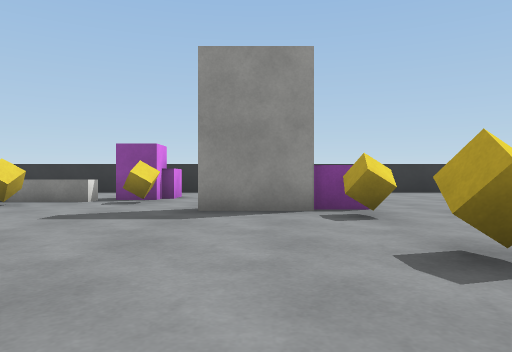
view 1 (above)

18 first-person views from a walk through a scene from a Unity 3-D project. The camera is 0.58 m above the floor, looks level and sees 70° across. The floor is counted in squares, 1 m on a side. Each view is taken from the middle of a square. On the plan, view 1 faces up. The plan holds only what a view shows up to about 10 squares ahead; the rest is blank. The player is left out. Surface patterns are stand-ins for the level's own textures.

view 2
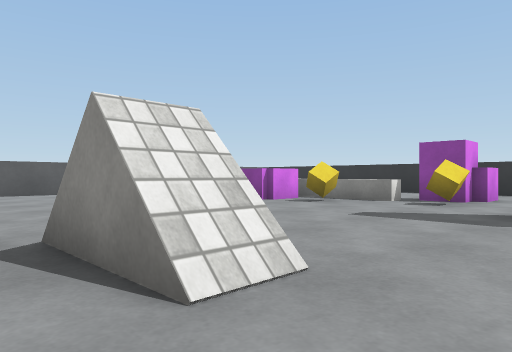

view 3
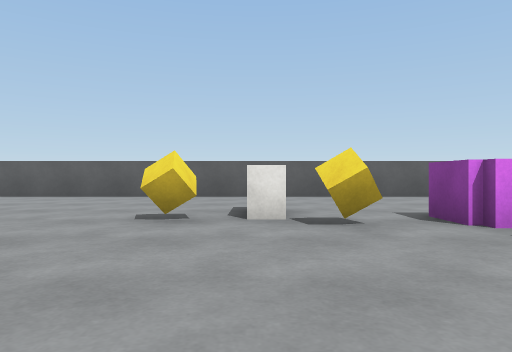

view 4
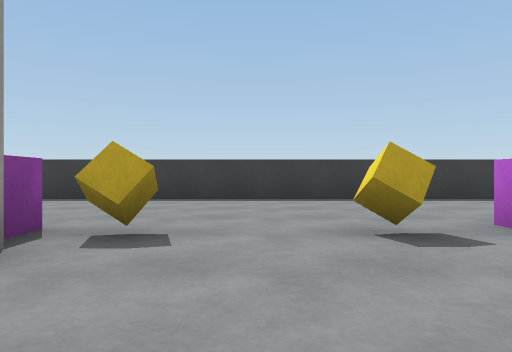

view 5
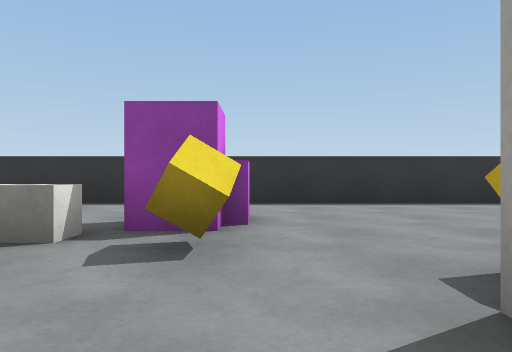

view 6
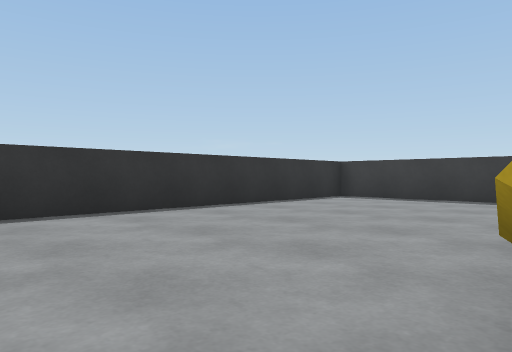

view 7
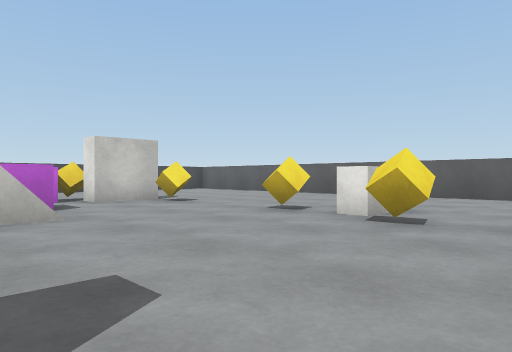

view 8
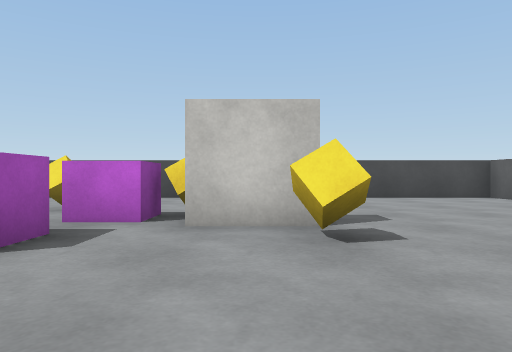

view 9
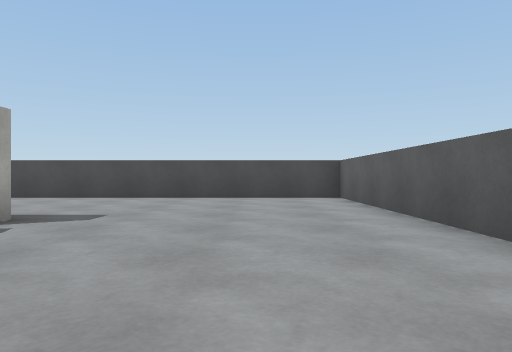

view 10
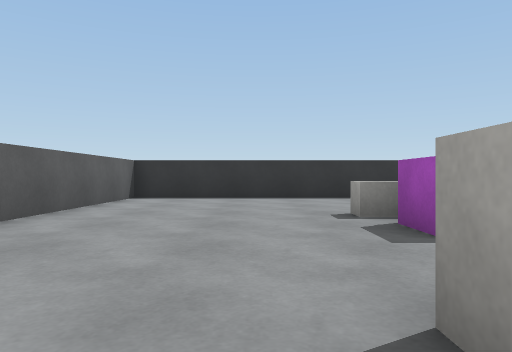

view 11
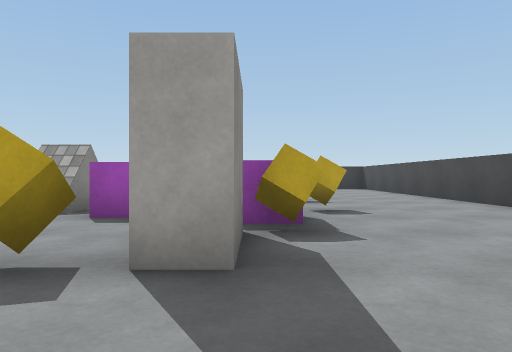

view 12
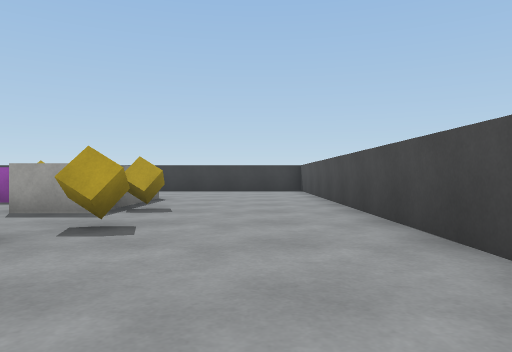

view 13
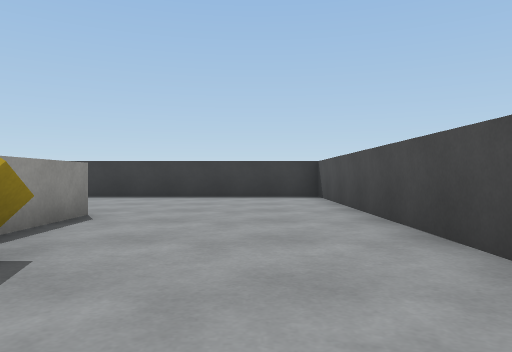

view 14
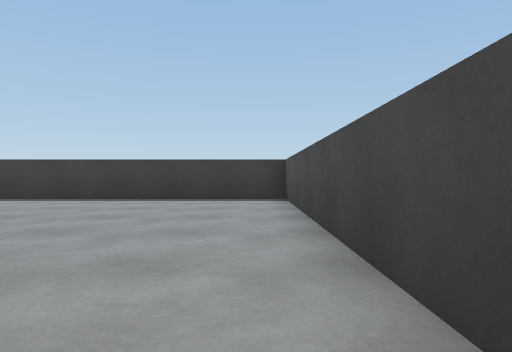

view 15
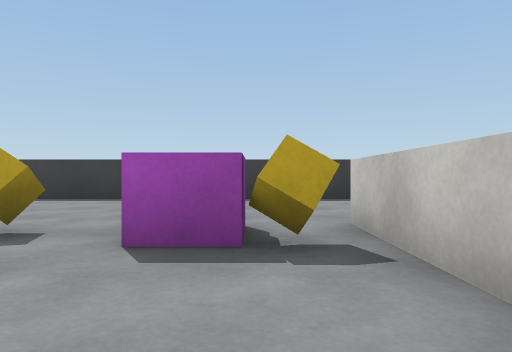

view 16
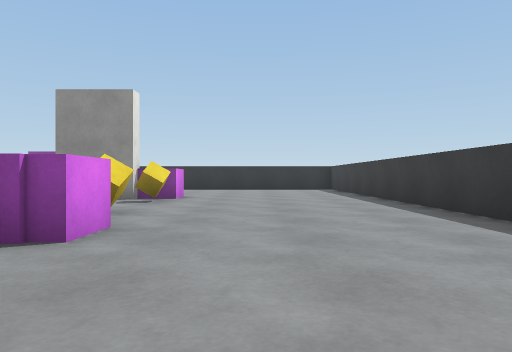

view 17
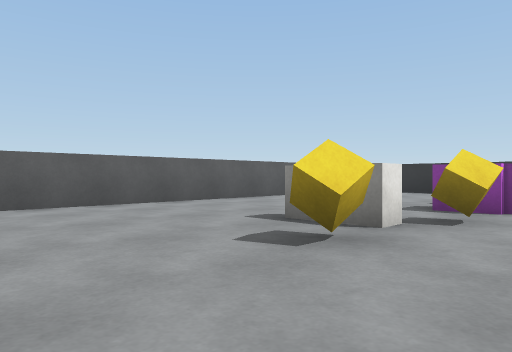

view 18
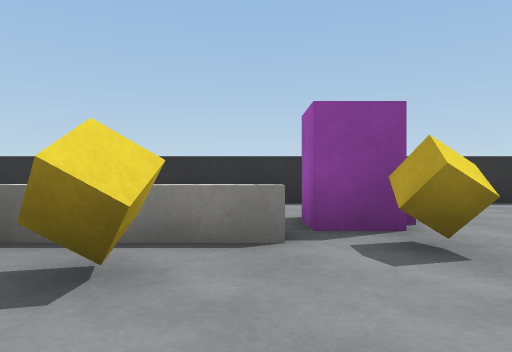

### Floor plan
Points are (right, up) in squares from view 1. A wall is a line through its corners. A room is listed if a view was taken in it or the views show most of it. See-through windows are left out.
Room 1 (views 1, 2, 3, 4, 5, 6, 7, 8, 9, 10, 11, 12, 13, 14, 15, 16, 17, 18)
walls: (1, 6) (-1, 6); (-0.4, -1.2) (2.5, -1.2); (-1.3, -2.4) (-1.3, -1.1); (-5.6, -1.9) (-6.7, -1.9) (-6.7, -1.2) (-5.4, -1.2); (2.5, -2.5) (-0.5, -2.5); (6.5, 12.7) (-12.2, 12.7) (-12.2, -6.8) (7.3, -6.8) (7.3, 11.9)
low walls: (-3.7, 8.8) (-3.7, 8.2) (-5.5, 8.2)
objects: block (-8, 4) to (-7, 4); cube (-7, 0); cube (-7, 3); purple block (-7, 7) to (-6, 7); purple block (-7, 8) to (-6, 8); cube (-6, 5); cube (-5, -2); cube (-5, 7); purple block (-4, -2); purple block (-4, 0) to (-3, 0); cube (-3, -3); cube (-3, 8); purple block (-3, 9) to (-3, 10); block (-2, 2); purple block (-2, 10); cube (-1, -3); cube (0, 7); cube (1, 0); purple block (1, 0) to (2, 1); purple block (1, 7) to (2, 7); purple block (2, 1); cube (2, 3); cube (2, 5)

Where each view was taken, in squares from view 1:
view 1: 0 up, 0 right, facing up
view 2: 0 up, 0 right, facing up-left
view 3: 4 up, 2 left, facing left
view 4: 4 up, 2 left, facing right
view 5: 5 up, 2 left, facing up
view 6: 7 up, 2 left, facing up-right
view 7: 7 up, 2 left, facing down-left
view 8: 3 up, 6 left, facing down
view 9: 3 up, 10 left, facing down
view 10: 3 up, 9 left, facing up
view 11: 2 down, 9 left, facing right
view 12: 5 down, 7 left, facing right
view 13: 5 down, 3 left, facing right
view 14: 6 down, 2 left, facing right
view 15: 0 up, 2 left, facing right
view 16: 3 down, 4 right, facing up
view 17: 0 up, 5 left, facing up-left
view 18: 5 up, 4 left, facing up
